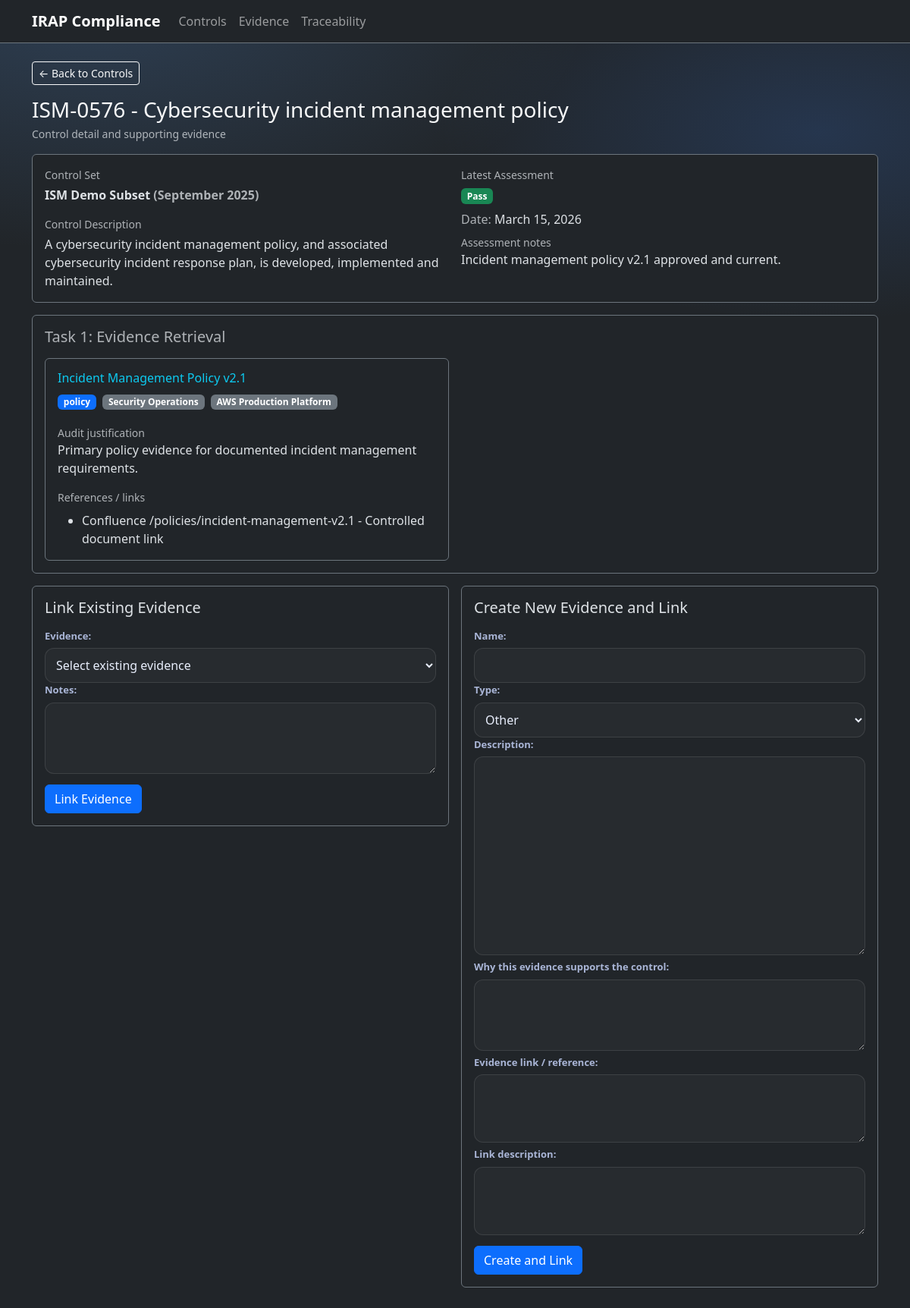
Before: /controls/1/ with the older database file.
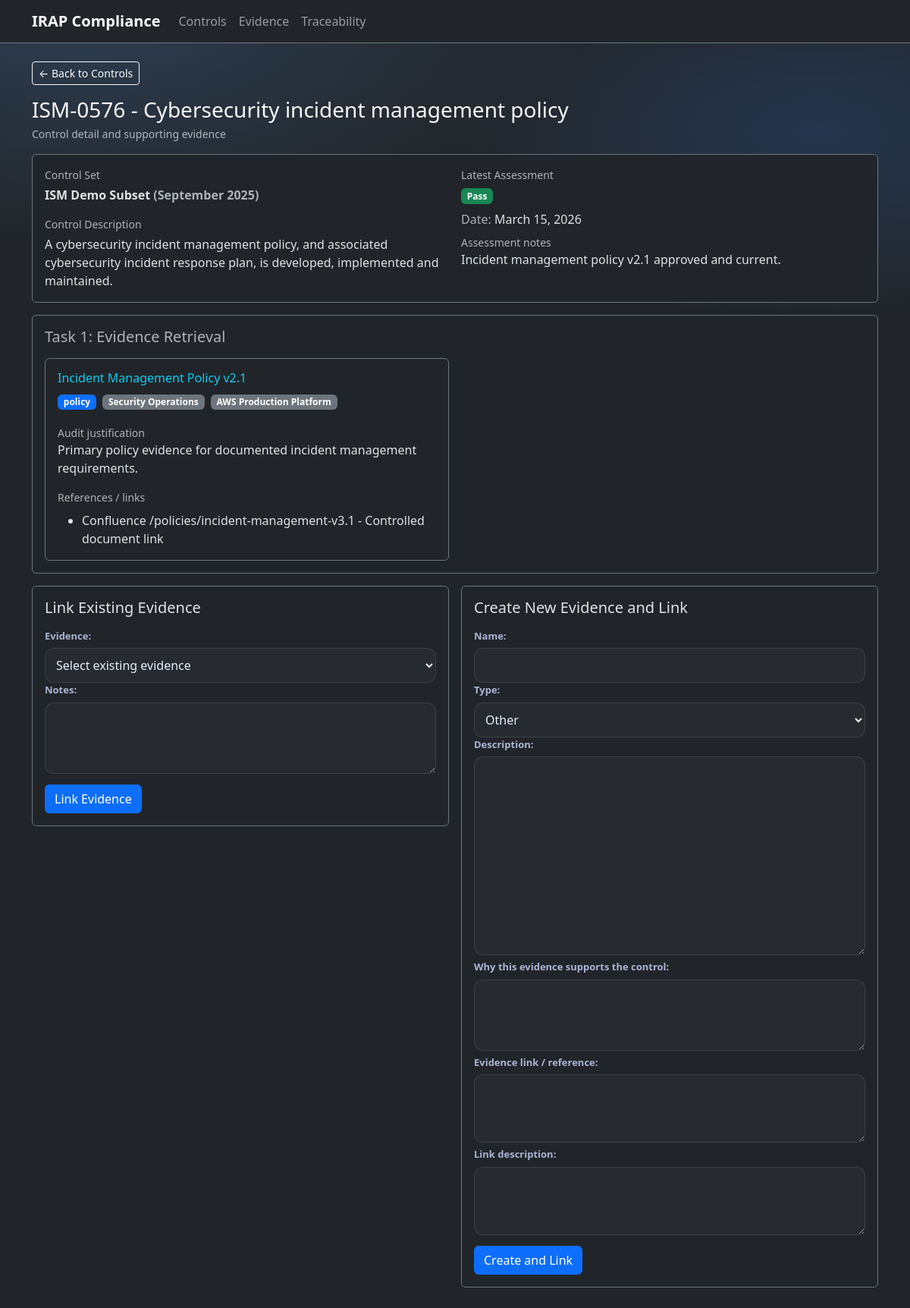
After: the same page with the newer database file.
### irap/models.py (models this page shows, shortened)
class TimeStampedModel(models.Model):
    created_at = models.DateTimeField(default=timezone.now, editable=False)
    updated_at = models.DateTimeField(auto_now=True, null=True, blank=True)
    class Meta:
        abstract = True

class EvidenceLink(TimeStampedModel):
    evidence = models.ForeignKey(Evidence, on_delete=models.CASCADE, related_name="links")
    url_or_reference = models.TextField()  # URL, file path, confluence page id, etc.
    description = models.TextField(blank=True)

### irap/views.py (the view)
# urls.py: path("controls/<int:pk>/", views.control_detail, name="control_detail"),
def control_detail(request, pk):
    control = get_object_or_404(
        Control.objects.select_related("control_set").prefetch_related(
            "evidence_usages__evidence__links",
            "evidence_usages__evidence__boundary_associations__boundary",
            "assessments",
        ),
        pk=pk,
    )
    latest_assessment = control.assessments.order_by("-assessment_date", "-id").first()
    link_form = LinkExistingEvidenceForm()
    create_form = CreateEvidenceAndLinkForm()
    context = {
        "control": control,
        "latest_assessment": latest_assessment,
        "link_form": link_form,
        "create_form": create_form,
    }
    return render(request, "irap/control_detail.html", context)

### irap/forms.py
class LinkExistingEvidenceForm(forms.Form):
    evidence = forms.ModelChoiceField(
        queryset=Evidence.objects.all().order_by("name"),
        empty_label="Select existing evidence"
    )
    notes = forms.CharField(
        required=False,
        widget=forms.Textarea(attrs={"rows": 3})
    )

class CreateEvidenceAndLinkForm(forms.ModelForm):
    usage_notes = forms.CharField(
        required=False,
        widget=forms.Textarea(attrs={"rows": 3}),
        label="Why this evidence supports the control"
    )
    url_or_reference = forms.CharField(
        required=False,
        widget=forms.Textarea(attrs={"rows": 2}),
        label="Evidence link / reference"
    )
    link_description = forms.CharField(
        required=False,
        widget=forms.Textarea(attrs={"rows": 2}),
        label="Link description"
    )
    class Meta:
        model = Evidence
        fields = ["name", "type", "description"]

### irap/models.py (called while the page is built)
    def __str__(self):
        return self.name

### templates/irap/control_detail.html (shortened to what the changed rows need)
{% extends 'base.html' %}
{% block content %}
  <div class="d-flex align-items-start justify-content-between gap-3 mb-3">
    <div>
      <h1 class="h3 mb-1">{{ control.control_id }} - {{ control.name }}</h1>
    </div>
  </div>
  <div class="card bg-dark border-secondary mb-3">
    <div class="card-body">
      <h2 class="h5 text-muted mb-3">Task 1: Evidence Retrieval</h2>
      {% if control.evidence_usages.all %}
        <div class="row g-3">
          {% for usage in control.evidence_usages.all %}
            <div class="col-md-6">
              <div class="card bg-transparent border-secondary h-100">
                <div class="card-body">
                  <h3 class="h6 mb-2">
                    <a class="link-info text-decoration-none" href="{% url 'irap:evidence_detail' usage.evidence.pk %}">
                      {{ usage.evidence.name }}
                    </a>
                  </h3>
                  <div class="mb-2">
                    <span class="badge text-bg-primary me-1">{{ usage.evidence.type }}</span>
                    {% if usage.evidence.boundary_associations.all %}
                      {% for assoc in usage.evidence.boundary_associations.all %}
                        <span class="badge text-bg-secondary me-1 mb-1">{{ assoc.boundary.name }}</span>
                      {% endfor %}
                    {% else %}
                      <span class="badge text-bg-secondary">No boundary scope assigned</span>
                    {% endif %}
                  </div>
                  <div class="mt-3">
                    <div class="text-muted small">Audit justification</div>
                    <div>{{ usage.notes|default:"-" }}</div>
                  </div>
                  <div class="mt-3">
                    <div class="text-muted small">References / links</div>
                    {% if usage.evidence.links.all %}
                      <ul class="mb-0 mt-2">
                        {% for link in usage.evidence.links.all %}
                          <li>
                            {{ link.url_or_reference }}
                            {% if link.description %} - {{ link.description }}{% endif %}
                          </li>
                        {% endfor %}
                      </ul>
                    {% else %}
                      <div class="text-muted mt-2">No links recorded.</div>
                    {% endif %}
                  </div>
                </div>
              </div>
            </div>
          {% endfor %}
        </div>
      {% else %}
        <div class="alert alert-secondary mb-0">
          No evidence linked yet. Use the forms below to link or create evidence.
        </div>
      {% endif %}
    </div>
  </div>
  <div class="row g-3">
    <div class="col-md-6">
      <div class="card bg-dark border-secondary mb-3">
        <div class="card-body">
          <h2 class="h5 mb-3">Link Existing Evidence</h2>
        </div>
      </div>
    </div>
    <div class="col-md-6">
      <div class="card bg-dark border-secondary mb-3">
        <div class="card-body">
          <h2 class="h5 mb-3">Create New Evidence and Link</h2>
        </div>
      </div>
    </div>
  </div>
{% endblock %}

Changed rows visible on the page:
changed EvidenceLink "Controlled document link": url_or_reference "Confluence /policies/incident-management-v2.1" → "Confluence /policies/incident-management-v3.1"
